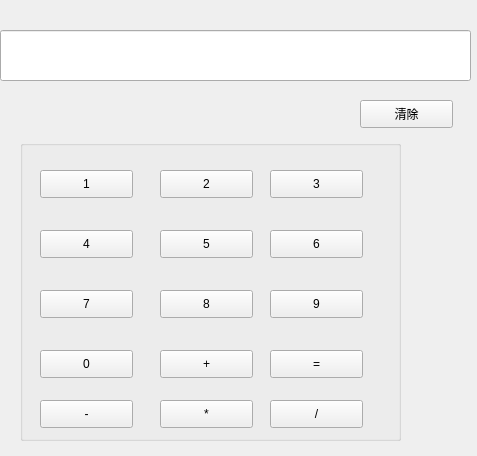
<?xml version="1.0" encoding="UTF-8"?>
<ui version="4.0">
 <class>Widget</class>
 <widget class="QWidget" name="Widget">
  <property name="geometry">
   <rect>
    <x>0</x>
    <y>0</y>
    <width>477</width>
    <height>456</height>
   </rect>
  </property>
  <property name="windowTitle">
   <string>Widget</string>
  </property>
  <widget class="QLineEdit" name="lineEdit">
   <property name="geometry">
    <rect>
     <x>0</x>
     <y>30</y>
     <width>471</width>
     <height>51</height>
    </rect>
   </property>
  </widget>
  <widget class="QGroupBox" name="groupBox_sub">
   <property name="geometry">
    <rect>
     <x>20</x>
     <y>140</y>
     <width>381</width>
     <height>301</height>
    </rect>
   </property>
   <property name="title">
    <string/>
   </property>
   <widget class="QPushButton" name="pushButton_3">
    <property name="geometry">
     <rect>
      <x>250</x>
      <y>30</y>
      <width>93</width>
      <height>28</height>
     </rect>
    </property>
    <property name="text">
     <string>3</string>
    </property>
   </widget>
   <widget class="QPushButton" name="pushButton_6">
    <property name="geometry">
     <rect>
      <x>250</x>
      <y>90</y>
      <width>93</width>
      <height>28</height>
     </rect>
    </property>
    <property name="text">
     <string>6</string>
    </property>
   </widget>
   <widget class="QPushButton" name="pushButton_2">
    <property name="geometry">
     <rect>
      <x>140</x>
      <y>30</y>
      <width>93</width>
      <height>28</height>
     </rect>
    </property>
    <property name="text">
     <string>2</string>
    </property>
   </widget>
   <widget class="QPushButton" name="pushButton_5">
    <property name="geometry">
     <rect>
      <x>140</x>
      <y>90</y>
      <width>93</width>
      <height>28</height>
     </rect>
    </property>
    <property name="text">
     <string>5</string>
    </property>
   </widget>
   <widget class="QPushButton" name="pushButton_1">
    <property name="geometry">
     <rect>
      <x>20</x>
      <y>30</y>
      <width>93</width>
      <height>28</height>
     </rect>
    </property>
    <property name="text">
     <string>1</string>
    </property>
   </widget>
   <widget class="QPushButton" name="pushButton_4">
    <property name="geometry">
     <rect>
      <x>20</x>
      <y>90</y>
      <width>93</width>
      <height>28</height>
     </rect>
    </property>
    <property name="text">
     <string>4</string>
    </property>
   </widget>
   <widget class="QPushButton" name="pushButton_7">
    <property name="geometry">
     <rect>
      <x>20</x>
      <y>150</y>
      <width>93</width>
      <height>28</height>
     </rect>
    </property>
    <property name="text">
     <string>7</string>
    </property>
   </widget>
   <widget class="QPushButton" name="pushButton_0">
    <property name="geometry">
     <rect>
      <x>20</x>
      <y>210</y>
      <width>93</width>
      <height>28</height>
     </rect>
    </property>
    <property name="text">
     <string>0</string>
    </property>
   </widget>
   <widget class="QPushButton" name="pushButton_8">
    <property name="geometry">
     <rect>
      <x>140</x>
      <y>150</y>
      <width>93</width>
      <height>28</height>
     </rect>
    </property>
    <property name="text">
     <string>8</string>
    </property>
   </widget>
   <widget class="QPushButton" name="pushButton_9">
    <property name="geometry">
     <rect>
      <x>250</x>
      <y>150</y>
      <width>93</width>
      <height>28</height>
     </rect>
    </property>
    <property name="text">
     <string>9</string>
    </property>
   </widget>
   <widget class="QPushButton" name="pushButton_equit">
    <property name="geometry">
     <rect>
      <x>250</x>
      <y>210</y>
      <width>93</width>
      <height>28</height>
     </rect>
    </property>
    <property name="text">
     <string>=</string>
    </property>
   </widget>
   <widget class="QPushButton" name="pushButton_add">
    <property name="geometry">
     <rect>
      <x>140</x>
      <y>210</y>
      <width>93</width>
      <height>28</height>
     </rect>
    </property>
    <property name="text">
     <string>+</string>
    </property>
   </widget>
   <widget class="QPushButton" name="pushButton_Sub">
    <property name="geometry">
     <rect>
      <x>20</x>
      <y>260</y>
      <width>93</width>
      <height>28</height>
     </rect>
    </property>
    <property name="text">
     <string>-</string>
    </property>
   </widget>
   <widget class="QPushButton" name="pushButton_Mult">
    <property name="geometry">
     <rect>
      <x>140</x>
      <y>260</y>
      <width>93</width>
      <height>28</height>
     </rect>
    </property>
    <property name="text">
     <string>*</string>
    </property>
   </widget>
   <widget class="QPushButton" name="pushButton_divi">
    <property name="geometry">
     <rect>
      <x>250</x>
      <y>260</y>
      <width>93</width>
      <height>28</height>
     </rect>
    </property>
    <property name="text">
     <string>/</string>
    </property>
   </widget>
  </widget>
  <widget class="QPushButton" name="pushButton_clear">
   <property name="geometry">
    <rect>
     <x>360</x>
     <y>100</y>
     <width>93</width>
     <height>28</height>
    </rect>
   </property>
   <property name="text">
    <string>清除</string>
   </property>
  </widget>
  <zorder>groupBox_sub</zorder>
  <zorder>lineEdit</zorder>
  <zorder>pushButton_clear</zorder>
 </widget>
 <layoutdefault spacing="6" margin="11"/>
 <resources/>
 <connections/>
</ui>
